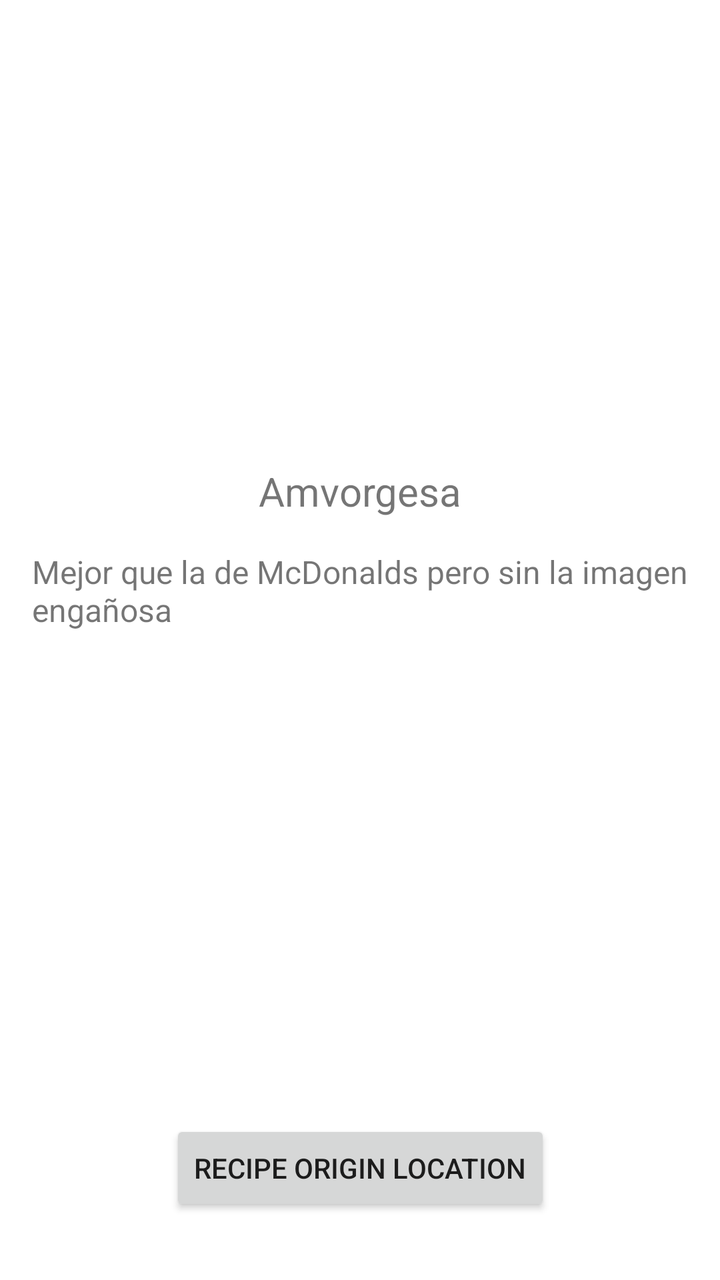
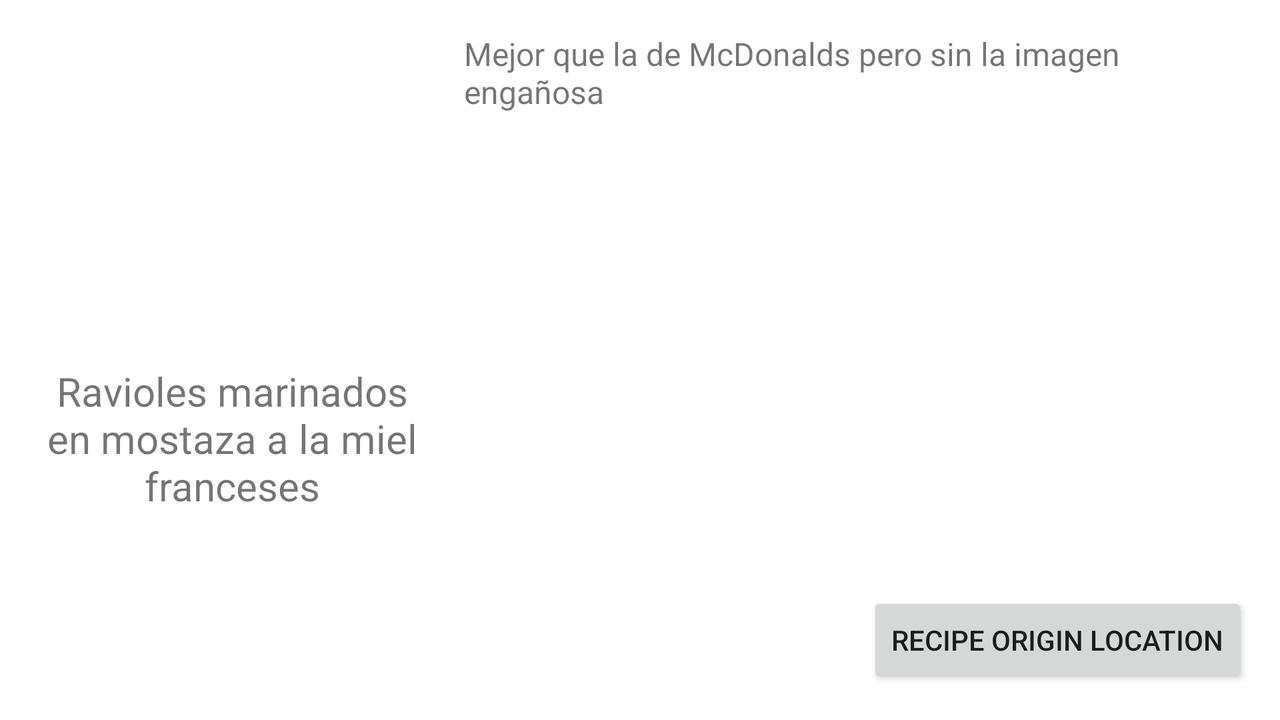

An Android layout and its configuration variant, each rendered on a device that would load it. The default file and the variant file are quoted in full after the pictures.
<!-- AndroidManifest.xml: application theme Theme.YapeTechicalChallenge -->
<!-- res/layout/fragment_recipe_detail.xml -->
<?xml version="1.0" encoding="utf-8"?>
<androidx.constraintlayout.widget.ConstraintLayout xmlns:android="http://schemas.android.com/apk/res/android"
    xmlns:app="http://schemas.android.com/apk/res-auto"
    xmlns:tools="http://schemas.android.com/tools"
    android:layout_width="match_parent"
    android:layout_height="match_parent">

    

    <ImageView
        android:id="@+id/recipe_image_iv"
        android:layout_width="200dp"
        android:layout_height="200dp"
        android:layout_margin="16dp"
        android:contentDescription="@string/recipe_imageview"
        android:src="@drawable/baseline_fastfood_24"
        app:layout_constraintEnd_toEndOf="parent"
        app:layout_constraintStart_toStartOf="parent"
        app:layout_constraintTop_toTopOf="parent" />


    <TextView
        android:id="@+id/recipe_name_tv"
        android:layout_width="match_parent"
        android:layout_height="wrap_content"
        android:layout_marginHorizontal="16dp"
        android:layout_marginTop="16dp"
        android:gravity="center_horizontal"
        android:lines="1"
        android:textSize="20sp"
        app:layout_constraintEnd_toEndOf="parent"
        app:layout_constraintStart_toStartOf="parent"
        app:layout_constraintTop_toBottomOf="@id/recipe_image_iv"
        tools:text="Amvorgesa" />

    <ScrollView
        android:layout_width="match_parent"
        android:layout_height="0dp"
        android:layout_marginHorizontal="16dp"
        android:layout_marginTop="16dp"
        app:layout_constraintEnd_toEndOf="parent"
        app:layout_constraintStart_toStartOf="parent"
        app:layout_constraintTop_toBottomOf="@id/recipe_name_tv"
        app:layout_constraintBottom_toBottomOf="parent">

        <TextView
            android:id="@+id/recipe_description_tv"
            android:layout_width="match_parent"
            android:layout_height="wrap_content"
            android:textSize="16sp"
            tools:text="Mejor que la de McDonalds pero sin la imagen engañosa" />

    </ScrollView>

    <androidx.appcompat.widget.AppCompatButton
        android:id="@+id/show_location_button"
        android:layout_width="wrap_content"
        android:layout_height="wrap_content"
        android:layout_marginBottom="32dp"
        android:text="@string/recipe_origin_location"
        app:layout_constraintBottom_toBottomOf="parent"
        app:layout_constraintEnd_toEndOf="parent"
        app:layout_constraintStart_toStartOf="parent" />

</androidx.constraintlayout.widget.ConstraintLayout>
<!-- resources referenced by this layout -->
<resources>
  <string name="recipe_imageview">Recipe imageview</string>
  <string name="recipe_origin_location">Recipe Origin location</string>
  <style name="Theme.YapeTechicalChallenge" parent="Theme.MaterialComponents.DayNight.DarkActionBar">
          
          <item name="colorPrimary">@color/purple_500</item>
          <item name="colorPrimaryVariant">@color/purple_700</item>
          <item name="colorOnPrimary">@color/white</item>
          
          <item name="colorSecondary">@color/teal_200</item>
          <item name="colorSecondaryVariant">@color/teal_700</item>
          <item name="colorOnSecondary">@color/black</item>
          
          <item name="android:statusBarColor">?attr/colorPrimaryVariant</item>
          
      </style>
</resources>
<!-- res/layout-land/fragment_recipe_detail.xml (the repository's variant of the layout above) -->
<!-- drawn on the phone turned sideways -->
<?xml version="1.0" encoding="utf-8"?>
<androidx.constraintlayout.widget.ConstraintLayout
    xmlns:android="http://schemas.android.com/apk/res/android"
    xmlns:app="http://schemas.android.com/apk/res-auto"
    xmlns:tools="http://schemas.android.com/tools"
    android:layout_width="match_parent"
    android:layout_height="match_parent">

    <ImageView
        android:id="@+id/recipe_image_iv"
        android:layout_width="200dp"
        android:layout_height="150dp"
        android:layout_margin="16dp"
        android:contentDescription="@string/recipe_imageview"
        android:src="@drawable/baseline_fastfood_24"
        app:layout_constraintStart_toStartOf="parent"
        app:layout_constraintTop_toTopOf="parent" />

    <TextView
        android:id="@+id/recipe_name_tv"
        android:layout_width="0dp"
        android:layout_height="wrap_content"
        android:layout_marginStart="16dp"
        android:layout_marginTop="16dp"
        android:gravity="center_horizontal"
        android:lines="4"
        android:textSize="20sp"
        app:layout_constraintEnd_toEndOf="@id/recipe_image_iv"
        app:layout_constraintStart_toStartOf="parent"
        app:layout_constraintTop_toBottomOf="@id/recipe_image_iv"
        tools:text="Ravioles marinados en mostaza a la miel franceses" />

    <ScrollView
        android:layout_width="0dp"
        android:layout_height="match_parent"
        android:layout_marginHorizontal="16dp"
        android:layout_marginTop="16dp"
        app:layout_constraintEnd_toEndOf="parent"
        app:layout_constraintStart_toEndOf="@id/recipe_image_iv"
        app:layout_constraintBottom_toBottomOf="parent"
        app:layout_constraintTop_toTopOf="parent">

        <TextView
            android:id="@+id/recipe_description_tv"
            android:layout_width="match_parent"
            android:layout_height="wrap_content"
            android:textSize="16sp"
            tools:text="Mejor que la de McDonalds pero sin la imagen engañosa" />

    </ScrollView>

    <androidx.appcompat.widget.AppCompatButton
        android:id="@+id/show_location_button"
        android:layout_width="wrap_content"
        android:layout_height="wrap_content"
        android:layout_marginBottom="16dp"
        android:layout_marginEnd="16dp"
        android:text="@string/recipe_origin_location"
        app:layout_constraintBottom_toBottomOf="parent"
        app:layout_constraintEnd_toEndOf="parent" />

</androidx.constraintlayout.widget.ConstraintLayout>
